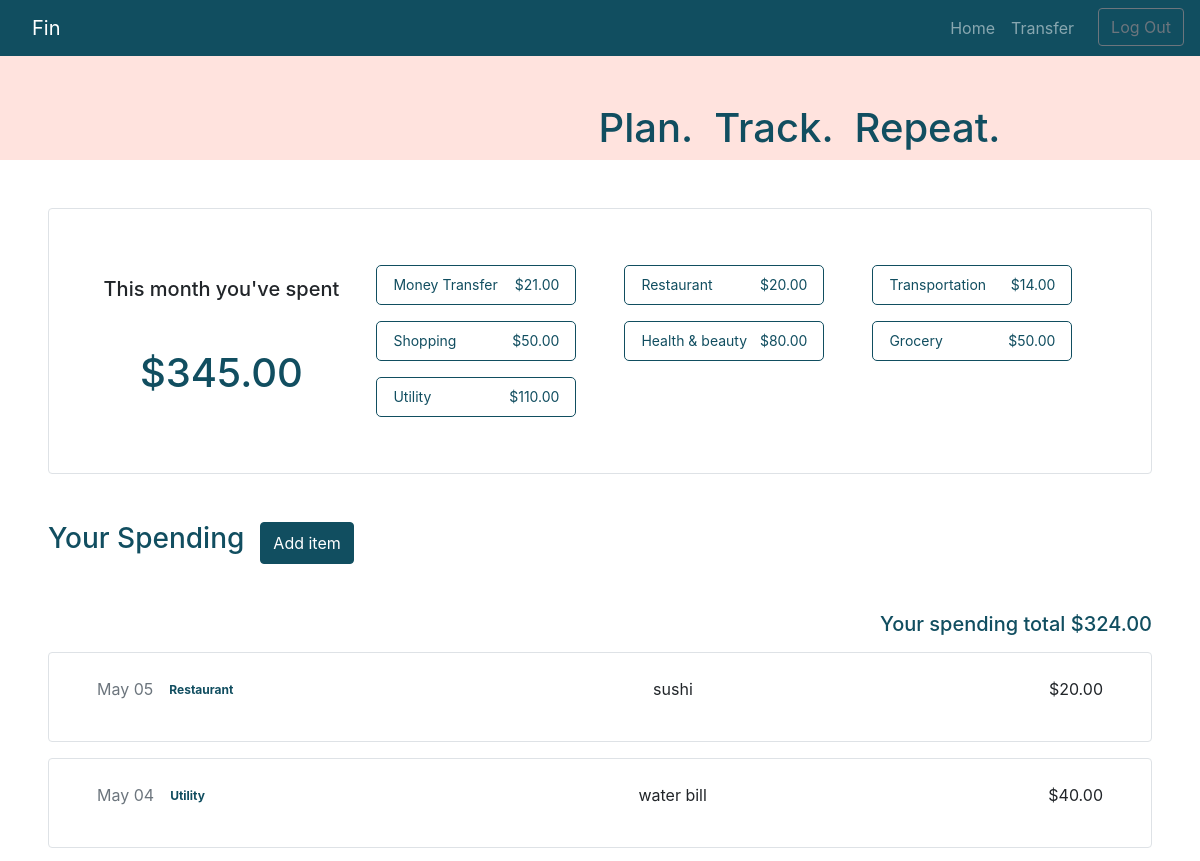
Page /budget (signed in, upper part) on the earlier database version.
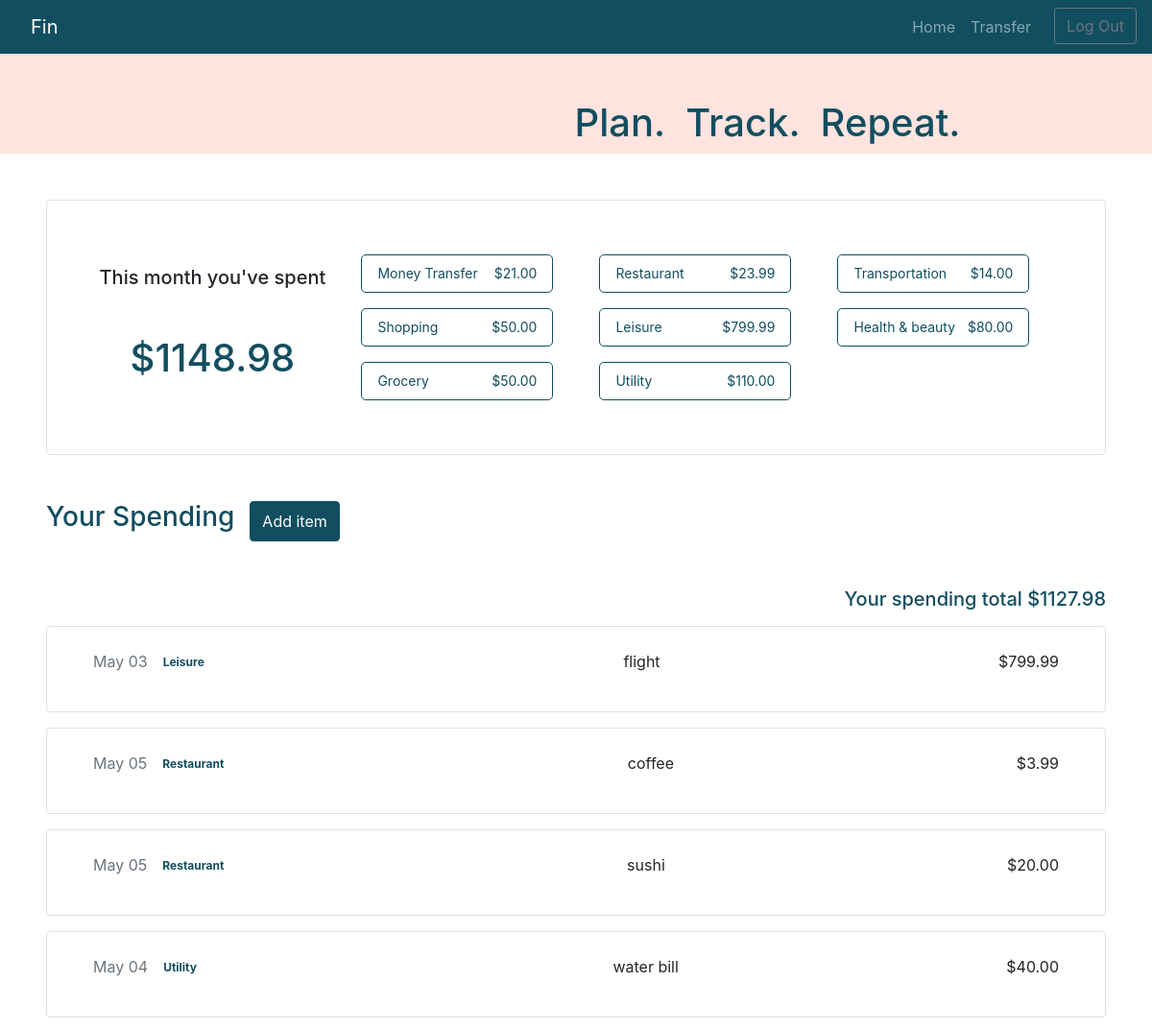
Same page on the later database version.
### budget/models.py (models this page shows, shortened)
class Budget(models.Model):
    user = models.ForeignKey("User", on_delete=models.CASCADE)
    timestamp = models.DateField(auto_now_add=False)
    item = models.CharField(max_length=100, null=True)
    item_price = models.DecimalField(max_digits=10, decimal_places=2)
    category = models.ForeignKey("Category", on_delete=models.CASCADE)

class Category(models.Model):
    category = models.CharField(max_length=50)
    def __str__(self):
        return f"{self.category}"

### budget/views.py (the view)
# urls.py: path("budget", views.budget_view, name="budget"),
@login_required
def budget_view(request):
    spending = Spending.objects.filter(
        user=request.user
    )
    budget = Budget.objects.filter(
        user=request.user
    )
    exclude = Transfer.objects.filter(
        recipient=request.user
    )
    user_budget = User_budget.objects.filter(
        user=request.user
    )
    MoneyTransfer  = User_budget.objects.filter(
        user=request.user, category = 1
    )
    Restaurant = User_budget.objects.filter(
        user=request.user, category = 2
    )
    Transportation = User_budget.objects.filter(
        user=request.user, category = 3
    )
    Shopping = User_budget.objects.filter(
        user=request.user, category = 4
    )
    Services = User_budget.objects.filter(
        user=request.user, category = 5
    )
    Leisure = User_budget.objects.filter(
        user=request.user, category = 6
    )
    Health = User_budget.objects.filter(
        user=request.user, category = 7
    )
    Grocery = User_budget.objects.filter(
        user=request.user, category = 8
    )
    Utility = User_budget.objects.filter(
        user=request.user, category = 9
    )
    total_budget = budget.aggregate(total_budget=Sum("item_price")).get('total_budget')
    total_spending = spending.aggregate(total_spending=Sum("item_price")).get('total_spending')
    total_exclude = exclude.aggregate(total_exclude=Sum("amount")).get('total_exclude')
    startdate = date.today().replace(day=1)
    days_in_month = calendar.monthrange(startdate.year, startdate.month)[1]
    budget = budget.order_by("-id").filter(timestamp__range=[startdate, startdate + timedelta(days=days_in_month)])
    spending = spending.order_by("-id").filter(timestamp__range=[startdate, startdate + timedelta(days=days_in_month)])
    exclude = exclude.filter(timestamp__range=[startdate, startdate + timedelta(days=days_in_month)])
    user_budget = user_budget.filter(timestamp__range=[startdate, startdate + timedelta(days=days_in_month)])
    MoneyTransfer = MoneyTransfer.filter(timestamp__range=[startdate, startdate + timedelta(days=days_in_month)])
    Restaurant = Restaurant.filter(timestamp__range=[startdate, startdate + timedelta(days=days_in_month)])
    Transportation = Transportation.filter(timestamp__range=[startdate, startdate + timedelta(days=days_in_month)])
    Shopping = Shopping.filter(timestamp__range=[startdate, startdate + timedelta(days=days_in_month)])
    Services = Services.filter(timestamp__range=[startdate, startdate + timedelta(days=days_in_month)])
    Leisure = Leisure.filter(timestamp__range=[startdate, startdate + timedelta(days=days_in_month)])
    Health = Health.filter(timestamp__range=[startdate, startdate + timedelta(days=days_in_month)])
    Grocery = Grocery.filter(timestamp__range=[startdate, startdate + timedelta(days=days_in_month)])
    Utility = Utility.filter(timestamp__range=[startdate, startdate + timedelta(days=days_in_month)])
    total_budget = budget.aggregate(total_budget=Sum("item_price")).get('total_budget')
    total_spending = spending.aggregate(total_spending=Sum("item_price")).get('total_spending')
    total_exclude = exclude.aggregate(total_exclude=Sum("amount")).get('total_exclude')
    if total_exclude != None:
        total_exclude = total_exclude
    else:
        total_exclude = 0
    if total_budget != None:
        total_budget = total_budget
    else:
        total_budget = 0
    if total_spending !=None:
        total_spending = total_spending - total_exclude
    else:
        total_spending = 0
    total = total_budget + total_spending
    MoneyTransfer = MoneyTransfer.aggregate(total_exclude=Sum("amount")).get('total_exclude')
    Restaurant = Restaurant.aggregate(total_exclude=Sum("amount")).get('total_exclude')
    Transportation = Transportation.aggregate(total_exclude=Sum("amount")).get('total_exclude')
    Shopping = Shopping.aggregate(total_exclude=Sum("amount")).get('total_exclude')
    Services = Services.aggregate(total_exclude=Sum("amount")).get('total_exclude')
    Leisure = Leisure.aggregate(total_exclude=Sum("amount")).get('total_exclude')
    Health = Health.aggregate(total_exclude=Sum("amount")).get('total_exclude')
    Grocery = Grocery.aggregate(total_exclude=Sum("amount")).get('total_exclude')
    Utility = Utility.aggregate(total_exclude=Sum("amount")).get('total_exclude')
    return render(request, "budget/budget.html", {
        "spendings":spending,
        "budgets":budget,
        "total_budget":'{:0.2f}'.format(total_budget),
        "total_spending":'{:0.2f}'.format(total_spending),
        "total":'{:0.2f}'.format(total),
        "total_moneyTransfer":MoneyTransfer,
        "total_restaurant":Restaurant,
        "total_transportation":Transportation,
        "total_shopping":Shopping,
        "total_services":Services,
        "total_leisure":Leisure,
        "total_health":Health,
        "total_grocery":Grocery,
        "total_utility":Utility,
    })

### budget/templates/budget/budget.html (shortened to what this page needs)
{% extends "budget/layout.html" %}
{% load static %}
{% block body %}
    <div class="d-flex flex-lg-row flex-column  justify-content-around secondary-color-bg ">
        <h1 class="pt-5 align-self-center primary-color">Plan. &nbsp;Track. &nbsp;Repeat.</h3>
    </div>
    <div id="category-vew" class="my-5 mx-5 px-5 py-5 border rounded d-flex flex-row justify-content-around">
        <div id="summary" class="my-auto">
            <h5 class="text-center">This month you've spent</h5>
            <h1 class="primary-color mt-5 text-center">
             {%if total %} ${{total}}
             {% else %} $ 0
             {% endif %}
            </h1>
        </div>
        <div class="category-container">
                {% if total_moneyTransfer %}
                    <div id="category-box" data-cat="Transfer" class="category-box px-3 py-2 pb-0 my-2 mx-4">
                        <div class="d-flex justify-content-between ">
                            <p class="category-text my-0">Money Transfer</p>
                            <span data-cat="Money Transfer" class="category-text">${{total_moneyTransfer|floatformat:'2'}}</span>
                        </div>
                    </div>
                {% endif %}
                {% if total_restaurant %}
                    <div id="category-box" data-cat="Restaurant" class="category-box px-3 py-2 pb-0 my-2 mx-4">
                        <div class="d-flex justify-content-between ">
                            <p class="category-text my-0">Restaurant</p>
                            <span data-cat="Restaurant" class="category-text">${{total_restaurant|floatformat:'2'}}</span>
                        </div>
                    </div>
                {% endif %}
                {% if total_transportation %}
                    <div id="category-box" data-cat="Transportation" class="category-box px-3 py-2 pb-0 my-2 mx-4">
                        <div class="d-flex justify-content-between ">
                            <p class="category-text my-0">Transportation</p>
                            <span data-cat="Transportation" class="category-text">${{total_transportation|floatformat:'2'}}</span>
                        </div>
                    </div>
                {% endif %}
                {% if total_shopping %}
                    <div id="category-box" data-cat="Shopping" class="category-box px-3 py-2 pb-0 my-2 mx-4">
                        <div class="d-flex justify-content-between ">
                            <p class="category-text my-0">Shopping</p>
                            <span data-cat="Shopping" class="category-text">${{total_shopping|floatformat:'2'}}</span>
                        </div>
                    </div>
                {% endif %}
                {% if total_leisure %}
                    <div id="category-box" data-cat="Leisure" class="category-box px-3 py-2 pb-0 my-2 mx-4">
                        <div class="d-flex justify-content-between ">
                            <p class="category-text my-0">Leisure</p>
                            <span data-cat="Leisure" class="category-text">${{total_leisure|floatformat:'2'}}</span>
                        </div>
                    </div>
                {% endif %}
                {% if total_health %}
                    <div id="category-box" data-cat="Health & beauty" class="category-box px-3 py-2 pb-0 my-2 mx-4">
                        <div class="d-flex justify-content-between ">
                            <p class="category-text my-0">Health & beauty</p>
                            <span data-cat="Health & beauty" class="category-text">${{total_health|floatformat:'2'}}</span>
                        </div>
                    </div>
                {% endif %}
                {% if total_grocery %}
                    <div id="category-box" data-cat="Grocery" class="category-box px-3 py-2 pb-0 my-2 mx-4">
                        <div class="d-flex justify-content-between ">
                            <p class="category-text my-0">Grocery</p>
                            <span data-cat="Grocery" class="category-text">${{total_grocery|floatformat:'2'}}</span>
                        </div>
                    </div>
                {% endif %}
                {% if total_utility %}
                    <div id="category-box" data-cat="Utility" class="category-box px-3 py-2 pb-0 my-2 mx-4">
                        <div class="d-flex justify-content-between ">
                            <p class="category-text my-0">Utility</p>
                            <span data-cat="Utility" class="category-text">${{total_utility|floatformat:'2'}}</span>
                        </div>
                    </div>
                {% endif %}
        </div>
    </div>
    <div id="spending-histroy" class="my-5 mx-5">
        <div class="d-flex flex-row">
            <h3 class="primary-color ">Your Spending</h3>
            <button id="add-item" class="ml-3 btn primary-color-btn">Add item</button>
        </div>
        <h5 id="subsummary" class="primary-color d-flex justify-content-end">
            Your spending total {% if total_budget%} ${{total_budget}}
            {% else %} $ 0
            {% endif %}
        </h5>
        {%if budgets %}
            {% for budget in budgets %}
                <div id="budget-box" data-cat="{{budget.category}}" class="d-flex flex-row justify-content-between py-4 px-5 my-3 border rounded">
                            <div class="d-flex flex-colomn date-box">
                                <p class="text-muted">{{budget.timestamp|date:"M d"}}</p>
                                <p class="category ml-3 pt-1">{{budget.category}}</p>
                            </div>
                            <p>{{budget.item}}</p>
                            <p>${{budget.item_price}}</p>
                </div>
            {% endfor %}
        {% else %}
            <div class="d-flex flex-row justify-content-between py-4 px-5 my-3 border rounded">
                <p class="text-muted">No spending yet</p>
            </div>
        {% endif %}
    </div>
{% endblock %}

### budget/templates/budget/layout.html (shortened to what this page needs)
{% load static %}
<!DOCTYPE html>
<html lang="en">
    <head>
        <link rel="stylesheet" href="https://stackpath.bootstrapcdn.com/bootstrap/4.4.1/css/bootstrap.min.css">
        <link href="{% static 'budget/styles.css' %}" rel="stylesheet">
    </head>
    <body>
        <nav class="navbar navbar-expand-lg navbar-dark d-flex justify-content-between" style="background-color: #114e60;">
            <a class="navbar-brand ml-3" href="{% url 'index' %}">Fin</a>
            <div>
            <ul class="navbar-nav ">
                {% if user.is_authenticated %}
                    <li class="nav-item">
                    <a class="nav-link" href="{% url 'index' %}">Home</a>
                    </li>
                    <li class="nav-item mr-3">
                    <a class="nav-link" href="{% url 'transfer' %}">Transfer</a>
                    </li>
                    <li class="nav-item">
                        <a href="{% url 'logout' %}"><button class="btn btn-outline-secondary">Log Out</button></a>
                    </li>
                {% endif %}
            </ul>
            </div>
        </nav>
        <div class="body">
            {% block body %}
            {% endblock %}
        </div>
    </body>
</html>

### budget/static/budget/styles.css (style rules this page uses)
.secondary-color-bg { background-color: #ffe3de; }
.primary-color { color: #114e60; }
.primary-color-btn { color: #fff; background-color: #114e60; border-color: #114e60; }
.category { color: #114e60; font-size: 12px; font-weight: bold; }
.date-box { width: 200px; }
.category-text { font-size: 14px; }
.category-box { width: 200px; height: 40px; border-style: solid; border-width: 1px; border-radius: 5px; border-color: #114e60; color: #114e60; }
.category-container { display: grid; grid-template-columns: auto auto auto; }

Differences in the rows shown:
added Budget: timestamp "May 03", category "Leisure", item "flight", item_price "799.99"
added Budget: timestamp "May 05", category "Restaurant", item "coffee", item_price "3.99"
Other differences:
{{ total }}: "345.00" → "1148.98"
{{ total_restaurant|floatformat:'2' }}: "20.00" → "23.99"
{{ total_leisure|floatformat:'2' }}: (not shown) → "799.99"
{{ total_budget }}: "324.00" → "1127.98"
text now shown: "Leisure $"
